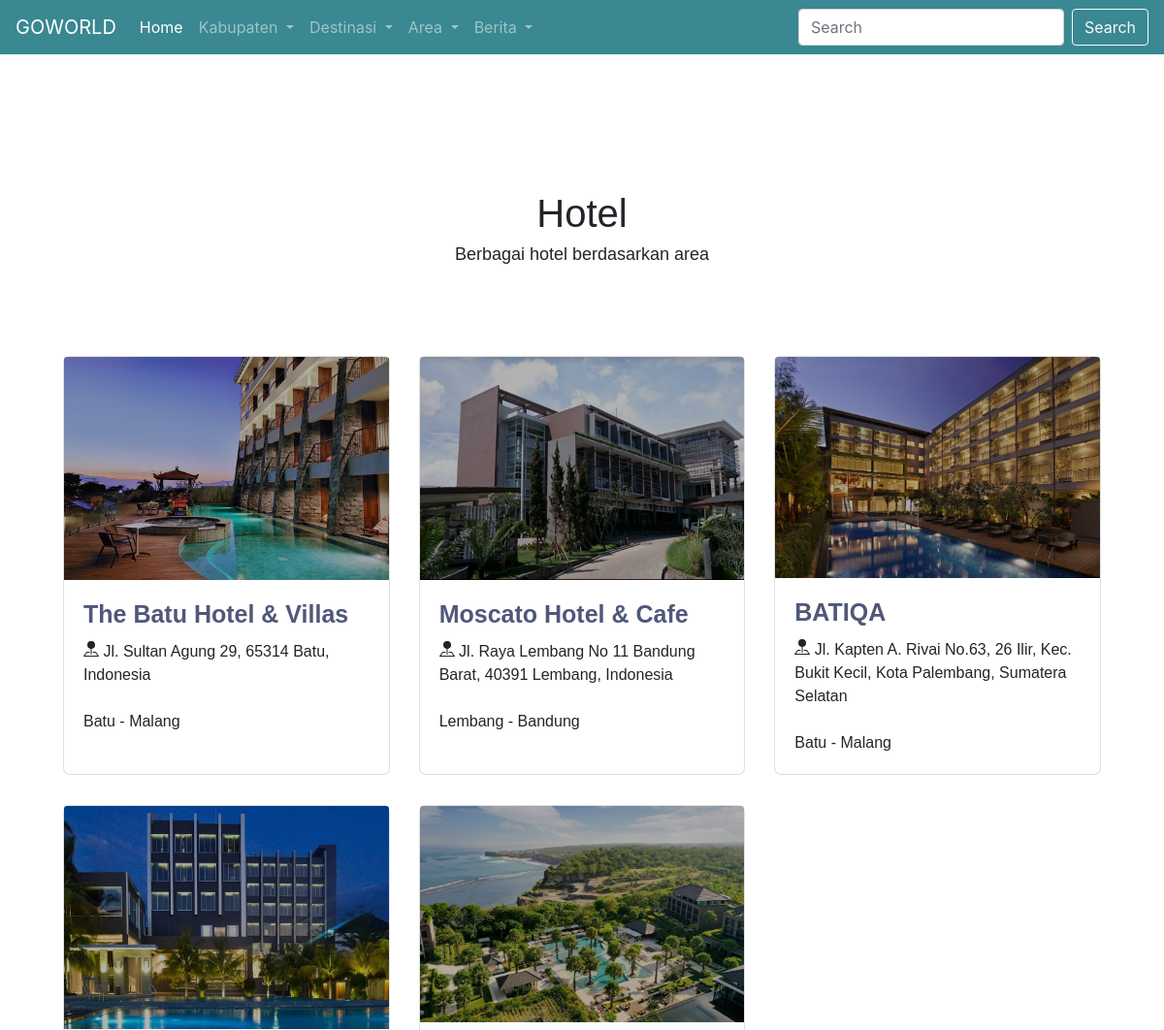
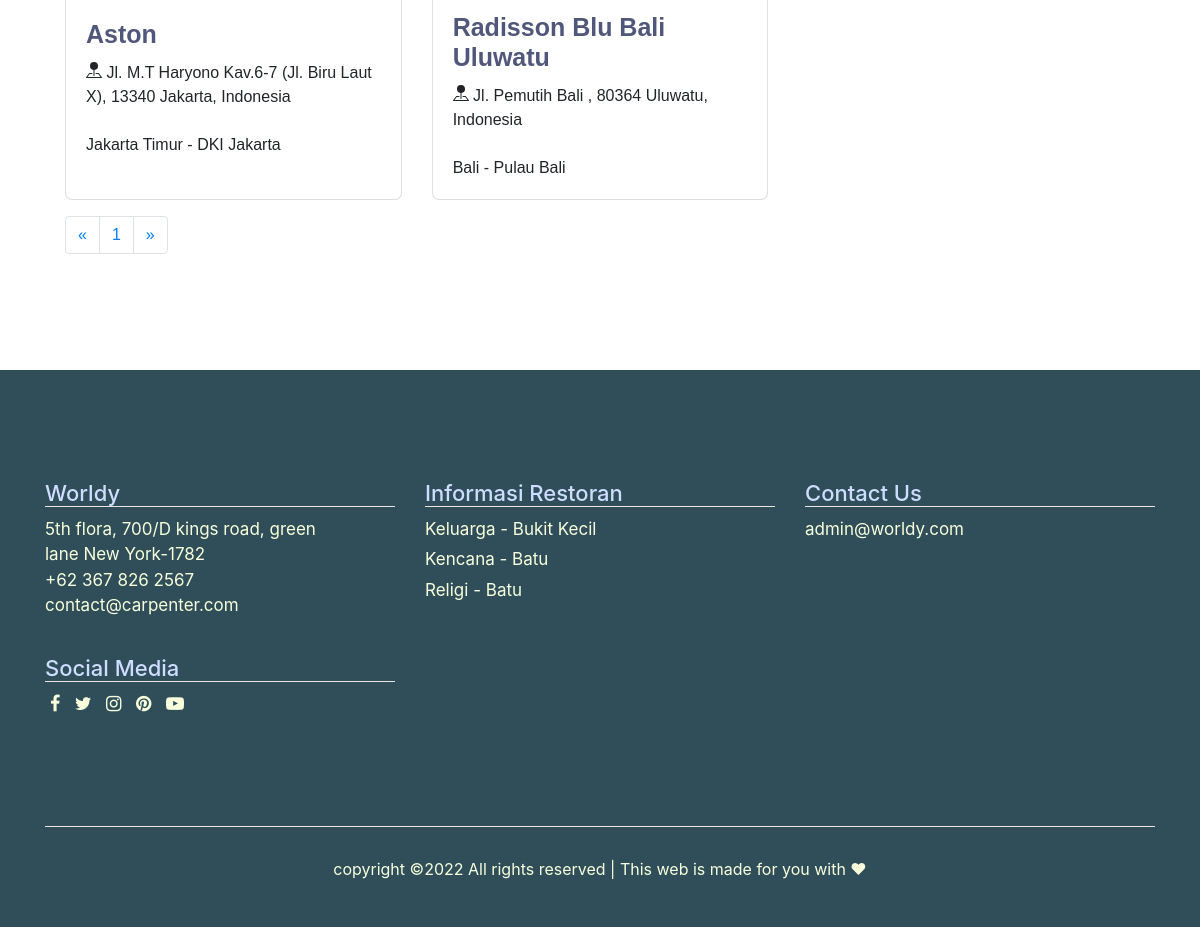
/frontend/hotel.php, run on the app's committed database (2 pictures, top to bottom).
### tables this page shows
CREATE TABLE `hotel` (
  `hotelID` char(4) NOT NULL,
  `hotelNama` varchar(60) NOT NULL,
  `hotelAlamat` varchar(255) NOT NULL,
  `hotelKeterangan` varchar(300) NOT NULL,
  `hotelFoto` text NOT NULL,
  `areaID` char(4) NOT NULL
);

CREATE TABLE `area` (
  `areaID` char(4) NOT NULL,
  `areaNama` char(35) NOT NULL,
  `areaWilayah` char(35) NOT NULL,
  `areaKeterangan` varchar(255) NOT NULL,
  `kabupatenKode` char(4) NOT NULL
);

CREATE TABLE `kabupaten` (
  `kabupatenKode` char(4) NOT NULL,
  `kabupatenNama` char(60) NOT NULL,
  `kabupatenAlamat` varchar(255) NOT NULL,
  `kabupatenKet` text NOT NULL,
  `kabupatenFotoicon` varchar(255) NOT NULL,
  `kabupatenFotoiconket` text NOT NULL
);

CREATE TABLE `restoran` (
  `restoranID` char(4) NOT NULL,
  `restoranNama` varchar(35) NOT NULL,
  `restoranAlamat` varchar(255) NOT NULL,
  `restoranKeterangan` varchar(255) NOT NULL,
  `areaID` char(4) NOT NULL
);

### frontend/hotel.php (the view, shortened to what this page needs)
<!doctype html>
<?php
include "includes/config.php";
$restoran = mysqli_query($connection, "select * from restoran, area
    where restoran.areaID = area.areaID");
?>
<html lang="en">
<head>
    <link rel="stylesheet" href="https://cdn.jsdelivr.net/npm/bootstrap@4.0.0/dist/css/bootstrap.min.css">
    <link href="https://cdnjs.cloudflare.com/ajax/libs/font-awesome/4.7.0/css/font-awesome.min.css" rel="stylesheet" type="text/css">
    <link href="css/index.css" rel="stylesheet" type="text/css">
    <link href="css/hotel.css" rel="stylesheet" type="text/css">
</head>
<body>
    <nav class="navbar navbar-expand-lg navbar-dark sticky-top">
        <a class="navbar-brand" href="#">GOWORLD</a>
        <div class="collapse navbar-collapse" id="navbarSupportedContent">
            <ul class="navbar-nav mr-auto">
                <li class="nav-item active">
                    <a class="nav-link" href="index.php">Home <span class="sr-only">(current)</span></a>
                </li>
                <li class="nav-item dropdown">
                    <a class="nav-link dropdown-toggle" href="#" id="navbarDropdown" role="button" data-toggle="dropdown" aria-haspopup="true" aria-expanded="false">
                        Kabupaten
                    </a>
                </li>
                <li class="nav-item dropdown">
                    <a class="nav-link dropdown-toggle" href="#" id="navbarDropdown" role="button" data-toggle="dropdown" aria-haspopup="true" aria-expanded="false">
                        Destinasi
                    </a>
                </li>
                <li class="nav-item dropdown">
                    <a class="nav-link dropdown-toggle" href="#" id="navbarDropdown" role="button" data-toggle="dropdown" aria-haspopup="true" aria-expanded="false">
                        Area
                    </a>
                </li>
                <li class="nav-item dropdown">
                    <a class="nav-link dropdown-toggle" href="#" id="navbarDropdown" role="button" data-toggle="dropdown" aria-haspopup="true" aria-expanded="false">
                        Berita
                    </a>
                </li>
            </ul>
            <form class="form-inline my-2 my-lg-0">
                <input class="form-control mr-sm-2" type="search" placeholder="Search" aria-label="Search">
                <button class="btn btn-outline-light my-2 my-sm-0" type="submit">Search</button>
            </form>
        </div>
    </nav>
    <div class="page">
        <div class="hotel">
            <div class="container">
                <div class="row">
                    <div class="col-sm-12">
                        <div class="judul text-center">
                            <h1>Hotel</h1>
                            <h4 class="caption">Berbagai hotel berdasarkan area</h4>
                        </div>
                    </div>
                    <?php
                    $jumlahtampilan = 6;
                    $halaman = (isset($_GET['page'])) ? $_GET['page'] : 1;
                    $mulaitampilan = ($halaman - 1) * $jumlahtampilan;
                    $daftarhotel = mysqli_query($connection, "select * from hotel, area, kabupaten
                    where hotel.areaID = area.areaID
                    and area.kabupatenKode = kabupaten.kabupatenKode
                    limit $mulaitampilan, $jumlahtampilan");
                    while ($row = mysqli_fetch_array($daftarhotel)) { ?>
                        <div class="col-lg-4 col-sm-6 mt-30">
                            <figure class="figure">
                                <div class="card">
                                    <img class="card-img-top img-fluid" src="img/<?php echo $row['hotelFoto']; ?>" alt="Card image cap">
                                    <div class="card-body">
                                        <h5 class="card-title"><?php echo $row['hotelNama']; ?></h5>
                                        <p class="card-text">
                                            <?php echo $row['hotelAlamat']; ?><br><br>
                                            <?php echo $row['areaNama']; ?> - <?php echo $row['kabupatenNama'] ?>
                                        </p>
                                    </div>
                                </div>
                            </figure>
                        </div>
                    <?php } ?>
                </div>
                <?php
                $query = mysqli_query($connection, "select * from destinasi");
                $jumlahrecord = mysqli_num_rows($query);
                $jumlahpage = ceil($jumlahrecord / $jumlahtampilan);
                ?>
                <nav aria-label="Page navigation example">
                    <ul class="pagination">
                        <li class="page-item">
                            <a class="page-link" href="?page=<?php $hal = 1;
                                                                echo $hal ?>" aria-label="Previous">
                                <span aria-hidden="true">&laquo;</span>
                            </a>
                        </li>
                        <?php
                        for ($hal = 1; $hal <= $jumlahpage; $hal++) { ?>
                            <li class="page-item">
                                <?php
                                if ($hal != $halaman) { ?>
                                    <a class="page-link" href="?page=<?php echo $hal ?>">
                                        <?php echo $hal ?></a>
                                <?php } else { ?>
                                    <a class="page-link" href="?page=<?php echo $hal ?>">
                                        <?php echo $hal ?></a>
                                <?php } ?>
                            </li>
                        <?php }
                        ?>
                        <li class="page-item">
                            <a class="page-link" href="?page=<?php echo $hal - 1 ?>" aria-label="Next">
                                <span aria-hidden="true">&raquo;</span>
                            </a>
                        </li>
                    </ul>
                </nav>
            </div>
        </div>
    </div>
    <div class="footer-area">
        <div class="container">
            <div class="row">
                <div class="col-sm-4">
                    <div class="widget-title">
                        <h2>Worldy</h2>
                    </div>
                    <div class="isi-teks">
                        <p>
                            5th flora, 700/D kings road, green<br>
                            lane New York-1782<br>
                            <a href="#">+62 367 826 2567</a><br>
                            <a href="#">contact@carpenter.com</a><br>
                        </p>
                    </div>
                </div>
                <div class="col-sm-4">
                    <div class="widget-title">
                        <h2>Informasi Restoran</h2>
                    </div>
                    <?php
                    while ($row8 = mysqli_fetch_array($restoran)) { ?>
                        <ul id="menu-footer-1" class="list-group">
                            <a href="#">
                                <li class="list-item"><?php echo $row8['restoranNama']; ?> -
                                    <?php echo $row8['areaNama']; ?>
                                </li>
                            </a>
                        </ul>
                    <?php } ?>
                </div>
                <div class="col-sm-4">
                    <div class="widget-title">
                        <h2>Contact Us</h2>
                    </div>
                    <p style="font-size: 17px; color: #F8FFDB;">admin@worldy.com</p>
                </div>
                <div class="col-sm-4">
                    <div class="widget-title">
                        <h2>Social Media</h2>
                    </div>
                    <div class="menu-sosmed">
                        <a class="fa fa-facebook" href="#"></a>
                        <a class="fa fa-twitter" href="#"></a>
                        <a class="fa fa-instagram" href="#"></a>
                        <a class="fa fa-pinterest" href="#"></a>
                        <a class="fa fa-youtube-play" href="#"></a>
                    </div>
                </div>
            </div>
            <div class="footer-bawah">
                <div class="container">
                    <div class="copyright">
                        <p>copyright &copy;2022 All rights reserved | This web is made for you with ♥</p>
                    </div>
                </div>
            </div>
        </div>
    </div>
</body>
</html>

### frontend/css/index.css (style rules this page uses)
* { margin: 0; padding: 0; }
.navbar { background: #3A8891; }
.footer-area .list-group { list-style: none; margin-bottom: 5px; font-size: 17px; color: #F8FFDB; }
.footer-area .widget-title h2 { color: #ceddff; font-size: 22px; border-bottom: 1px solid #EDE4E0; margin-bottom: 10px; }
.footer-area { background: #304e5a; padding-top: 100px; }
.footer-area .fa { color: #F8FFDB; font-size: 18px; padding-right: 5px; padding-left: 5px; text-align: center; text-decoration: none; }
.footer-area li { color: #F8FFDB; }
.footer-area .col-sm-4 { padding-top: 10px; padding-bottom: 10px; }
.footer-area .col-sm-4 p { font-size: 17px; color: #F8FFDB; }
.footer-area .isi-teks a { text-decoration: none; color: #F8FFDB; }
.footer-bawah { text-align: center; padding: 30px 0; border-top: 1px solid #EDE4E0; margin-top: 100px; color: #F8FFDB; }

### frontend/css/hotel.css (style rules this page uses)
.page .hotel { padding: 50px; font-family: Verdana, Geneva, Tahoma, sans-serif; }
.page .hotel .judul h1 { font-family: 'Trebuchet MS', 'Lucida Sans Unicode', 'Lucida Grande', 'Lucida Sans', Arial, sans-serif; }
.page .hotel .judul { padding-top: 90px; padding-bottom: 70px; }
.page .hotel .figure img { filter: brightness(70%); }
.page .hotel .caption { font-size: 18px; }
.page .hotel .card { border-radius: 7px; margin-top: 15px; height: 27rem; }
.page .hotel .card .card-text { margin-top: 10px; }
.page .hotel { padding-bottom: 100px; font-family: Verdana, Geneva, Tahoma, sans-serif; }
.page .hotel img { height: 230px!important; }
.page .hotel .card-title { font-family: 'Trebuchet MS', 'Lucida Sans Unicode', 'Lucida Grande', 'Lucida Sans', Arial, sans-serif; font-size: 25px; font-weight: bold; color: #50577A; }

### data on the page
hotel: hotelFoto (picture), hotelNama "The Batu Hotel & Villas", hotelAlamat "Jl. Sultan Agung 29, 65314 Batu, Indonesia", areaID.areaNama "Batu", kabupaten.kabupatenNama "Malang"
hotel: hotelFoto (picture), hotelNama "Moscato Hotel & Cafe", hotelAlamat "Jl. Raya Lembang No 11 Bandung Barat, 40391 Lembang, Indonesia", areaID.areaNama "Lembang", kabupaten.kabupatenNama "Bandung"
hotel: hotelFoto (picture), hotelNama "BATIQA", hotelAlamat "Jl. Kapten A. Rivai No.63, 26 Ilir, Kec. Bukit Kecil, Kota Palembang, Sumatera Selatan", areaID.areaNama "Batu", kabupaten.kabupatenNama "Malang"
hotel: hotelFoto (picture), hotelNama "Aston", hotelAlamat "Jl. M.T Haryono Kav.6-7 (Jl. Biru Laut X), 13340 Jakarta, Indonesia", areaID.areaNama "Jakarta Timur", kabupaten.kabupatenNama "DKI Jakarta"
hotel: hotelFoto (picture), hotelNama "Radisson Blu Bali Uluwatu", hotelAlamat "Jl. Pemutih Bali , 80364 Uluwatu, Indonesia", areaID.areaNama "Bali", kabupaten.kabupatenNama "Pulau Bali"
restoran: restoranNama "Keluarga", areaID.areaNama "Bukit Kecil"
restoran: restoranNama "Kencana", areaID.areaNama "Batu"
restoran: restoranNama "Religi", areaID.areaNama "Batu"
